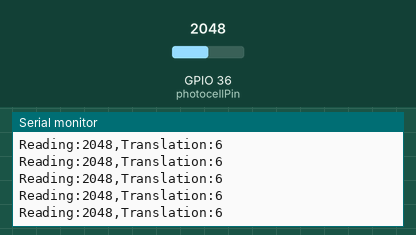
Bench run of a sketch on a simulated ESP32. On the bench: the last lines printed to the serial monitor. The test bench sets the inputs (shaded band); at power-on: GPIO 36 (photocellPin) = 2048.

Above: at 1.2 s.
1.3 s: GPIO 36 (photocellPin) set to 2866
At 1.31 s:
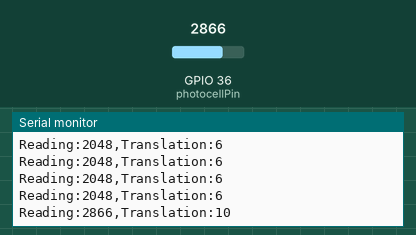
2.8 s: GPIO 36 (photocellPin) set to 3603
At 2.81 s:
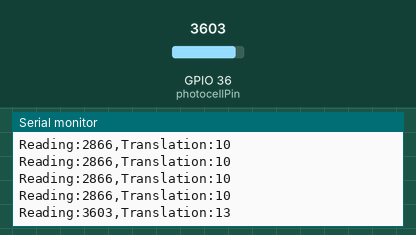
Timing chart, 0 to 5.8 s (numbered marks = the images above; inputs shaded):
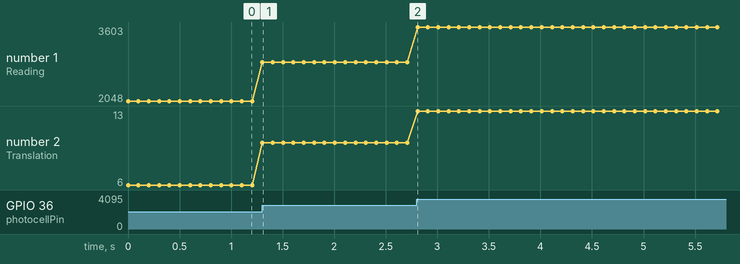

Measured:
- after the input at 1.3 s, the serial monitor: prints a new line at once (image 1)
- after the input at 2.8 s, the serial monitor: prints a new line at once (image 2)
- plotted number 1: 2048 → 2866 after the input at 1.3 s, 2866 → 3603 after the input at 2.8 s
- plotted number 2: 6 → 10 after the input at 1.3 s, 10 → 13 after the input at 2.8 s

The sketch:

photocell_test.ino
```cpp
/* Photocell simple testing sketch.

Connect one end of the photocell to 5V, the other end to Analog 0.
Then connect one end of a 10K resistor from Analog 0 to ground
Connect LED from pin 11 through a resistor to ground
For more information see http://learn.adafruit.com/photocells */

int photocellPin = 36;     // the cell and 10K pulldown are connected to a0
int photocellReading;     // the analog reading from the sensor divider
const int MAX_READING = 4096; // 2^12 - 1
const int MIN_READING = 800;
const int MAX_BRIGHTNESS = 15;
const int MIN_BRIGHTNESS = 0;
int translation;


void setup(void) {
  // We'll send debugging information via the Serial monitor
  Serial.begin(115200);
}

void loop(void) {
  photocellReading = analogRead(photocellPin);
  if (photocellReading <= MIN_READING) {
    translation = MIN_BRIGHTNESS;
  } else {
    translation = map(photocellReading, MIN_READING, MAX_READING, MIN_BRIGHTNESS, MAX_BRIGHTNESS+1);
  }

  Serial.print("Reading:");
  Serial.print(photocellReading);     // the raw analog reading
  Serial.print(",Translation:");
  Serial.println(translation);

  delay(100);
}
```
